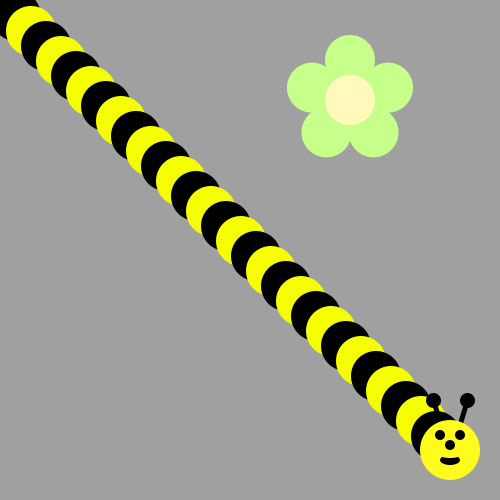
Frame 1 (no input)
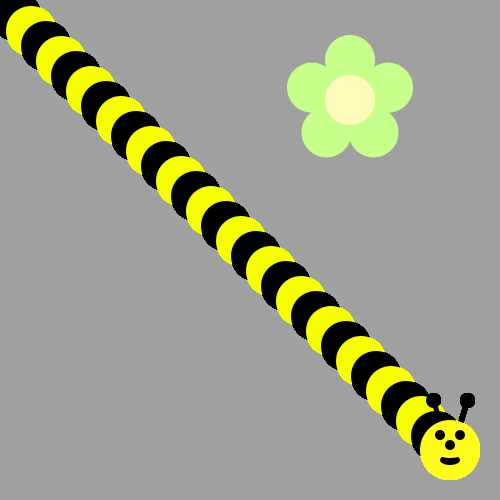
Frame 60 (the mouse pressed at the canvas centre just before this capture)
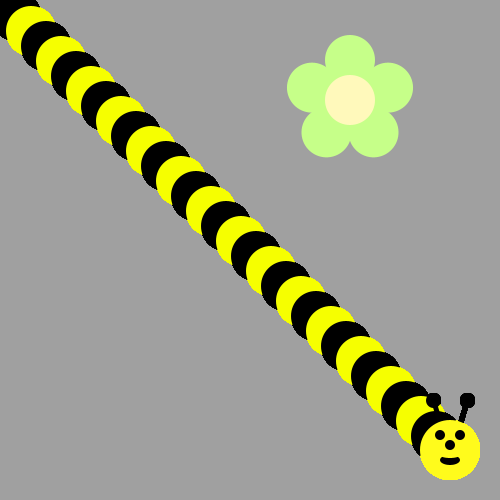
Frame 120 (the mouse held since frame 60 and released just before this capture)

The Processing sketch that drew these frames (run headless with seeded random() and noise(); from frame 60 on, the mouse is pressed at the canvas centre):

// Processing sketch: bumble_bee
// ── bumble_bee.pde
void draw(){
  int x=1;
  int y=1;
 for(int i=0; i<30; i++){

ellipse(x,y,50,50);
if(i % 2 == 0){
     fill(#000000);
}
else{
 fill(#F6FF00); 
}
x+=15;
y+=15;
 }
 drawBeeFace(450,450);
}


void drawFlower(int x, int y) {
     noStroke();
     translate(x, y);
     // draw 5 petals, rotating after each one
     fill(#c6ff89);      // green
      for (int i = 0; i < 5; i++) {
           ellipse(0, -40, 50, 50);
          rotate(radians(72));
     }
     fill(#fff9bb); // light yellow
     ellipse(0, 0, 50, 50);
} 
void drawBeeFace(int BeeFaceX, int BeeFaceY) {
     noStroke();
     fill(0, 0, 0);
     stroke(1);
     strokeWeight(5);
     line(BeeFaceX-10, BeeFaceY-27, BeeFaceX-17, BeeFaceY-50);
     line(BeeFaceX+10, BeeFaceY-27, BeeFaceX+17, BeeFaceY-50);
     ellipse(BeeFaceX-17, BeeFaceY-50, 10, 10);
     ellipse(BeeFaceX+17, BeeFaceY-50, 10, 10);
     noStroke();
     fill(255, 251, 28);
     ellipse(BeeFaceX, BeeFaceY, 60, 60); // face
     fill(255, 237, 209);
     fill(0,0,0);
      ellipse(BeeFaceX-10, BeeFaceY-15, 10, 10); // eyes
     ellipse(BeeFaceX+10, BeeFaceY-15, 10, 10);
      ellipse(BeeFaceX, BeeFaceY-5, 10, 10); // nose
      ellipse(BeeFaceX, BeeFaceY+10, 20, 10);// mouth
     fill(255, 251, 28);
     ellipse(BeeFaceX, BeeFaceY+5, 20, 6);
}
void drawBeeBody(int BeeBodyX, int BeeBodyY) {

}


void setup() {
     ellipseMode(CENTER);
     size(500, 500);
     background(160, 160, 160);
      drawFlower(350, 100);
      drawBeeBody(90,340);
      
      
}
